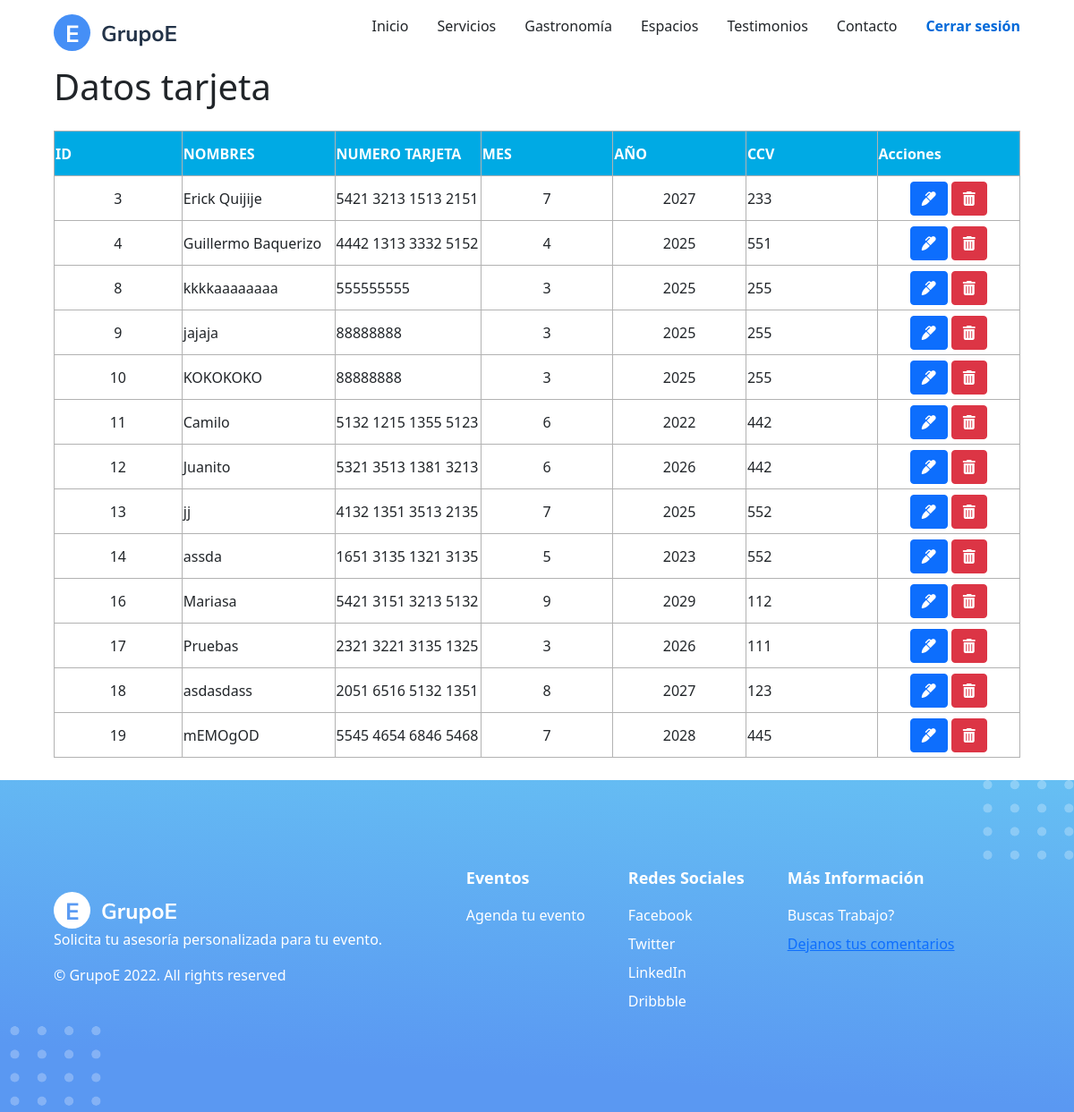
/index.php?c=tarjeta&a=services (signed in), run on the app's committed database.
### tables this page shows
CREATE TABLE `info_tarjeta` (
  `id` int NOT NULL AUTO_INCREMENT,
  `Nombre` varchar(19) DEFAULT NULL,
  `NumTarjeta` varchar(19) DEFAULT NULL,
  `Mes` varchar(2) DEFAULT NULL,
  `Anio` varchar(4) DEFAULT NULL,
  `CCV` varchar(3) DEFAULT NULL,
  `idUsuario` int DEFAULT NULL,
  PRIMARY KEY (`id`)
);

### controllers/FrontController.php (called while the page is built, shortened)
<?php
class FrontController
{
    private $defaultAction = DEFAULT_ACTION;
    public function router()
    {
        $actionFunction = $this->getActionFunctionName();
        $controller = new $controllerClass();
        $controller->$actionFunction();
    }
    private function getActionFunctionName()
    {
        return !empty($_REQUEST['a'])
                    ? sanitizeText($_REQUEST['a'])
                    : $this->defaultAction;
    }
}

### index.php (called while the page is built)
<?php
require_once 'controllers/FrontController.php';
$frontController = new FrontController();
$frontController->router();

### config/conexion.php (called while the page is built)
<?php
class Conexion{
    public static function getConexion() {
        $database_username = 'root';
        $database_password = 'admin123';
        $dbname="events_website";
        $dsn = 'mysql:host=localhost;dbname=' . $dbname;
        $conexion = null;
        try {
            $conexion = new PDO($dsn, $database_username, $database_password );
        } catch(Exception $e) {
            echo $e;
            die("Error " . $e->getMessage());
        }
        return $conexion;
    }
}

### models/TarjetaModel.php (called while the page is built, shortened)
<?php
require_once 'config/conexion.php';
class TarjetaModel
{
    private $con;
    public function __construct()
    {
        $this->con = Conexion::getConexion();
    }
    public function listar(){
        $sql = "SELECT id, Nombre, NumTarjeta, Mes, Anio, CCV FROM info_tarjeta";
        $stm = $this->con->prepare($sql);
        $stm->execute();
        $resultados = $stm->fetchAll(PDO::FETCH_ASSOC);
        return $resultados;
    }
}

### views/tarjeta/data_tarjeta.php (the view, shortened to what this page needs)
<main class="main page-wrapper">
    <section>
        <h1>Datos tarjeta</h1>
    </section>
    <table>
        <thead>
        <tr class="headt">
            <th>ID</th>
            <th>NOMBRES</th>
            <th>NUMERO TARJETA</th>
            <th>MES</th>
            <th>AÑO</th>
            <th>CCV</th>
            <th>Acciones</th>
        </tr>
        </thead>
        <tbody>
        <?php
        foreach ($resultados as $fila) {
            ?>
            <tr>
                <td align="center"><?php echo $fila['id']; ?></td>
                <td><?php echo $fila['Nombre']; ?></td>
                <td><?php echo $fila['NumTarjeta']; ?></td>
                <td align="center"><?php echo $fila['Mes']; ?></td>
                <td align="center"><?php echo $fila['Anio'] ?></td>
                <td><?php echo $fila['CCV']; ?></td>
                <td align="center">
                    <a class="btn btn-primary"
                       href="index.php?c=Tarjeta&a=editar&id=<?php echo $fila['id']; ?>"><i
                                class="fas fa-marker"></i></a>
                    <a class="btn btn-danger"
                       onclick="if(!confirm('Esta seguro de eliminar este mensaje?'))return false;"
                       href="index.php?c=tarjeta&a=eliminar&id=<?php echo $fila['id']; ?>"><i
                                class="fas fa-trash-alt"></i></a>
                </td>
            </tr>
        <?php } ?>
        </tbody>
    </table>
</main>

### assets/styles/index.css (style rules this page uses)
* { box-sizing: border-box; }
body { margin: 0; font-family: "Mulish", sans-serif; min-height: 100vh; }
.btn { background-color: transparent; border: 1px solid transparent; padding: 0.370rem 0.70rem; font-size: 1rem; line-height: 1; border-radius: 0.25rem; text-decoration: none; margin:0; }
.btn-primary { color: #fff; background-color: #007bff; border-color: #007bff; }
.main { flex: 1; }
.page-wrapper { width: 90%; max-width: 1440px; margin-inline: auto; }

### views/tarjeta/data_tarjeta.php (style rules this page uses)
table { border-collapse: collapse; margin: auto; margin-top: 25px; margin-bottom: 25px; }
.headt th { background-color: #00aae4; color: white; width: 200px; }
td, th { border: #b2b2b2 1px solid; height: 50px; }

### data on the page
info_tarjeta: id "3", Nombre "Erick Quijije", NumTarjeta "5421 3213 1513 2151", Mes "7", Anio "2027", CCV "233"
info_tarjeta: id "4", Nombre "Guillermo Baquerizo", NumTarjeta "4442 1313 3332 5152", Mes "4", Anio "2025", CCV "551"
info_tarjeta: id "8", Nombre "kkkkaaaaaaaa", NumTarjeta "555555555", Mes "3", Anio "2025", CCV "255"
info_tarjeta: id "9", Nombre "jajaja", NumTarjeta "88888888", Mes "3", Anio "2025", CCV "255"
info_tarjeta: id "10", Nombre "KOKOKOKO", NumTarjeta "88888888", Mes "3", Anio "2025", CCV "255"
info_tarjeta: id "11", Nombre "Camilo", NumTarjeta "5132 1215 1355 5123", Mes "6", Anio "2022", CCV "442"
info_tarjeta: id "12", Nombre "Juanito", NumTarjeta "5321 3513 1381 3213", Mes "6", Anio "2026", CCV "442"
info_tarjeta: id "13", Nombre "jj", NumTarjeta "4132 1351 3513 2135", Mes "7", Anio "2025", CCV "552"
info_tarjeta: id "14", Nombre "assda", NumTarjeta "1651 3135 1321 3135", Mes "5", Anio "2023", CCV "552"
info_tarjeta: id "16", Nombre "Mariasa", NumTarjeta "5421 3151 3213 5132", Mes "9", Anio "2029", CCV "112"
info_tarjeta: id "17", Nombre "Pruebas", NumTarjeta "2321 3221 3135 1325", Mes "3", Anio "2026", CCV "111"
info_tarjeta: id "18", Nombre "asdasdass", NumTarjeta "2051 6516 5132 1351", Mes "8", Anio "2027", CCV "123"
info_tarjeta: id "19", Nombre "mEMOgOD", NumTarjeta "5545 4654 6846 5468", Mes "7", Anio "2028", CCV "445"
